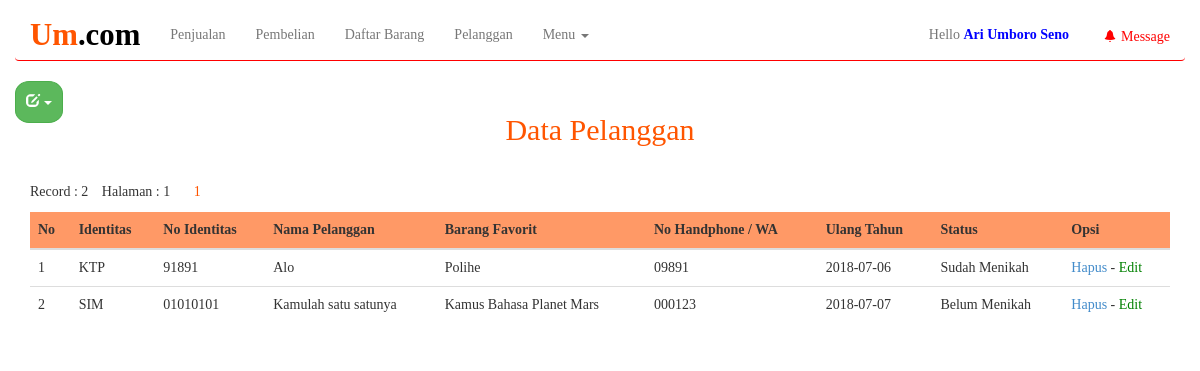
/aset/content/pelanggan.php (signed in), run on the app's committed database.
### tables this page shows
CREATE TABLE `pelanggan` (
  `id` bigint(6) NOT NULL,
  `no_identitas` varchar(200) DEFAULT NULL,
  `kartu_identitas` varchar(200) DEFAULT NULL,
  `nama_pelanggan` varchar(200) DEFAULT NULL,
  `barang_favorit` varchar(200) DEFAULT NULL,
  `no_handphone` varchar(200) DEFAULT NULL,
  `ultah` varchar(200) DEFAULT NULL,
  `status` varchar(200) DEFAULT NULL
);

### aset/content/pelanggan.php (the view, shortened to what this page needs)
<?php
include "header.php";
?>
<?php
$per_hal=10;
$jumlah_record=mysql_query("SELECT COUNT(*) from pelanggan");
$jum=mysql_result($jumlah_record, 0);
$halaman=ceil($jum / $per_hal);
?>
<body>
    <div class="container">
   <h2 style="text-align:center; color:#ff5500;"> Data Pelanggan</h2>
   <div class="row">
		<div class="col-md-9">
			<ul class="list-inline">
				<li>Record : <?php echo $jum; ?></li>
				<li>Halaman : <?php echo $halaman; ?></li>
				<li class="pagination">
				<?php
				for($x=1;$x<=$halaman;$x++){
				?>
				<li>
				<a href="?page=<?php echo $x ?>" style="color:#ff5500;"><?php echo $x ?></a></li>
					<?php
				}
				?>
				</li>
			</ul>
		</div>
   </div>
</div>
    <div class="container">
		<div class="row">
		<div class="col-md-12">
		<div class="table-responsive">
		<table class="table table-hover">
    	<thead>
    	<tr class="active">
        	<th> No 			 </th>
            <th>            Identitas	</th>
            <th>            No Identitas	</th>
            <th>            Nama Pelanggan	</th>
            <th>            Barang Favorit  </th>
            <th>            No Handphone / WA 	 </th>
            <th>            Ulang Tahun </th>
            <th>            Status </th>
            <th> 			Opsi </th>
         </tr>
      </thead>
      <tbody>
      	<?php
		$i= 1;
		$query_select = "SELECT * FROM pelanggan";
		$res = mysqli_query($conn,$query_select);
		while ($row = mysqli_fetch_array($res))
		{
			?>
            <tr class="abu">
            <td> <?php echo $i++; ?> </td>
			<td> <?php echo $row ['kartu_identitas']; ?> </td>
            <td> <?php echo $row ['no_identitas']; ?> </td>
            <td> <?php echo $row ['nama_pelanggan']; ?> </td>
			<td> <?php echo $row ['barang_favorit']; ?> </td>
            <td> <?php echo $row ['no_handphone']; ?> </td>
            <td> <?php echo $row ['ultah']; ?> </td>
            <td> <?php echo $row ['status']; ?>
			<td> <a href="../function/form_action_pelanggan.php
			?form=delete&id=<?php echo $row['id'];?>
			&nama_pelanggan=<?php echo $row['nama_pelanggan'] ?>">
             Hapus </a>
             -  <a href="input_pelanggan.php?form=edit&id=
				  <?php echo $row['id'];?>
                  &nama_pelanggan=<?php echo $row['nama_pelanggan'] ?>
                  " style="color:green">
                   Edit </a></td>
             </tr>
             <?php
		 }
		  ?>
          </tbody>
          </table>
          </div>
          </div>
<?php
include "footer.php";
?>

### aset/content/header.php (style rules this page uses)
body { font-family:nyala; }

### data on the page
pelanggan: kartu_identitas "KTP", no_identitas "91891", nama_pelanggan "Alo", barang_favorit "Polihe", no_handphone "09891", ultah "2018-07-06", status "Sudah Menikah"
pelanggan: kartu_identitas "SIM", no_identitas "01010101", nama_pelanggan "Kamulah satu satunya", barang_favorit "Kamus Bahasa Planet Mars", no_handphone "000123", ultah "2018-07-07", status "Belum Menikah"

### other printed values
$_SESSION['username'] "Ari Umboro Seno"
$jum "2"
$halaman "1"
